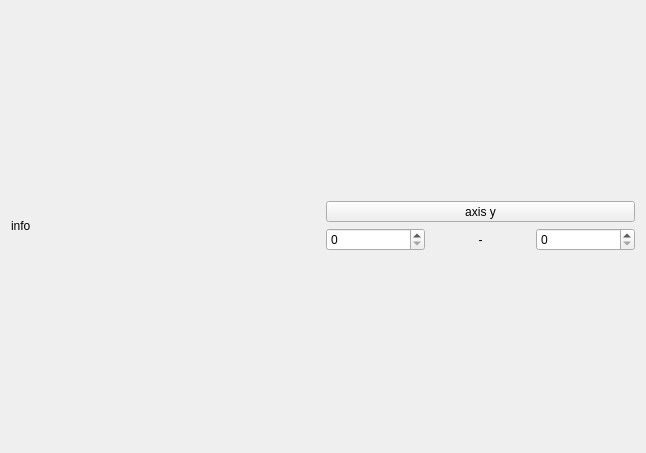
<?xml version="1.0" encoding="UTF-8"?>
<ui version="4.0">
 <class>PeakTrajectory</class>
 <widget class="QWidget" name="PeakTrajectory">
  <property name="geometry">
   <rect>
    <x>0</x>
    <y>0</y>
    <width>646</width>
    <height>453</height>
   </rect>
  </property>
  <property name="windowTitle">
   <string>PeakTrajectory</string>
  </property>
  <layout class="QGridLayout" name="gridLayout_2" rowstretch="1,0">
   <item row="1" column="0">
    <widget class="QLabel" name="labelInfo">
     <property name="text">
      <string>info</string>
     </property>
    </widget>
   </item>
   <item row="1" column="1">
    <layout class="QVBoxLayout" name="verticalLayout">
     <item>
      <widget class="QToolButton" name="tBtnAxisY">
       <property name="sizePolicy">
        <sizepolicy hsizetype="Preferred" vsizetype="Fixed">
         <horstretch>0</horstretch>
         <verstretch>0</verstretch>
        </sizepolicy>
       </property>
       <property name="text">
        <string>axis y</string>
       </property>
      </widget>
     </item>
     <item>
      <layout class="QHBoxLayout" name="horizontalLayout">
       <item>
        <widget class="QSpinBox" name="spinBoxStartY">
         <property name="maximum">
          <number>999999</number>
         </property>
        </widget>
       </item>
       <item>
        <widget class="QLabel" name="label">
         <property name="text">
          <string>-</string>
         </property>
         <property name="alignment">
          <set>Qt::AlignmentFlag::AlignCenter</set>
         </property>
        </widget>
       </item>
       <item>
        <widget class="QSpinBox" name="spinBoxEndY">
         <property name="maximum">
          <number>999999</number>
         </property>
        </widget>
       </item>
      </layout>
     </item>
    </layout>
   </item>
   <item row="0" column="0" colspan="2">
    <layout class="QGridLayout" name="gridLayout"/>
   </item>
  </layout>
 </widget>
 <resources/>
 <connections/>
</ui>
